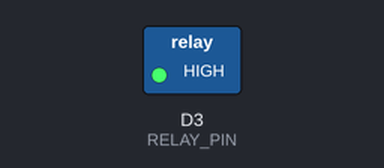
Recording of a sketch running on a simulated ESP8266 (NodeMCU). On the bench: switched loads named in the sketch (green lamp = pin HIGH). Dashed ring = blinking.

Above: at 0.5 s.
Timing chart, 0 to 4.6 s (numbered marks = the images above):
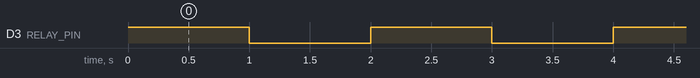

Measured:
- by itself, D3 (RELAY_PIN): alternates HIGH for 1.0 s and LOW for 1.0 s

The sketch:

relay.ino
```cpp
const int RELAY_PIN = D3;  // the Arduino pin, which connects to the IN pin of relay

// the setup function runs once when you press reset or power the board
void setup() {
  // initialize digital pin as an output.
  pinMode(RELAY_PIN, OUTPUT);
}

// the loop function runs over and over again forever
void loop() {
  digitalWrite(RELAY_PIN, HIGH);
  delay(1000);
  digitalWrite(RELAY_PIN, LOW);
  delay(1000);
}
```
